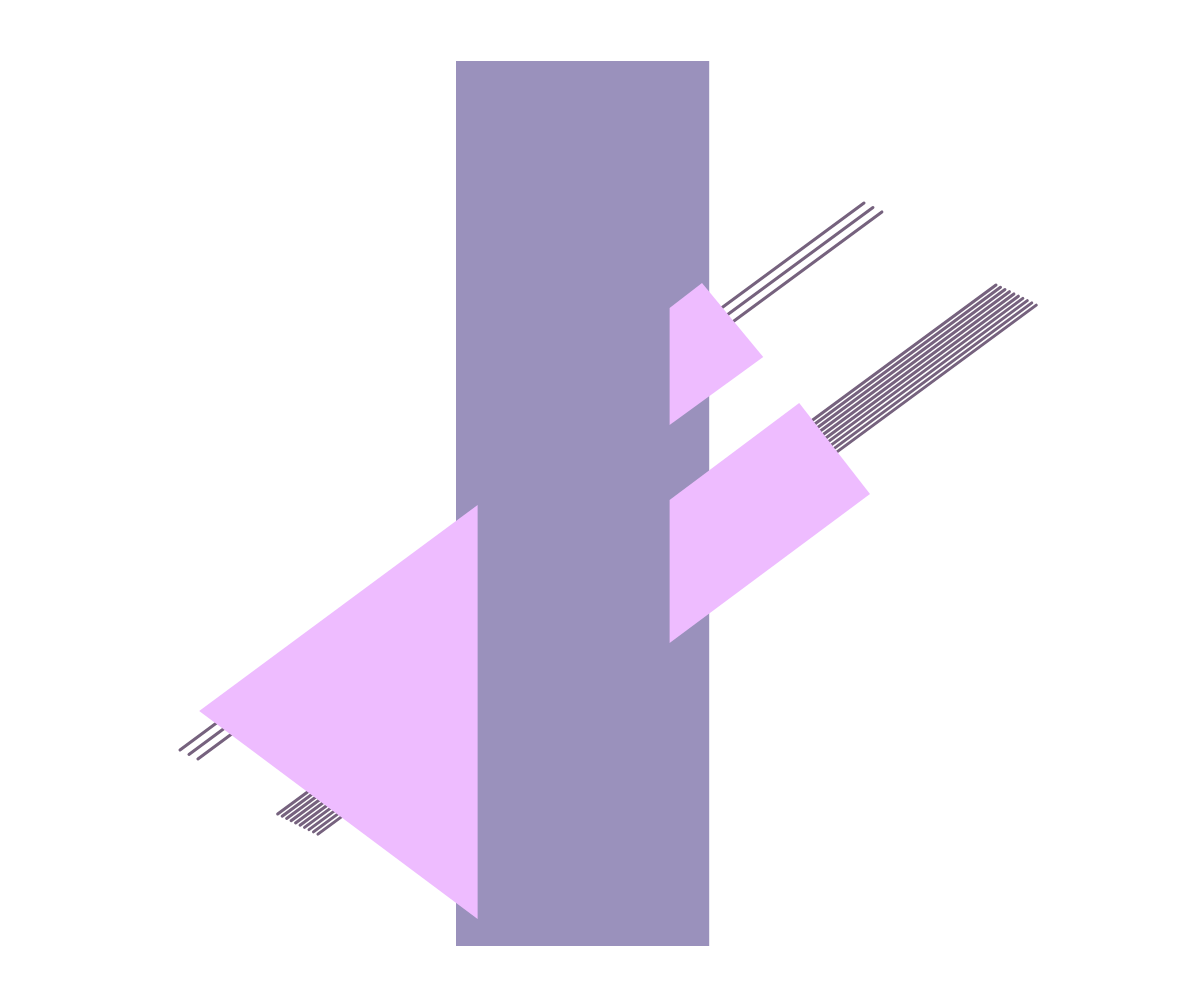
Frame 1 (no input)
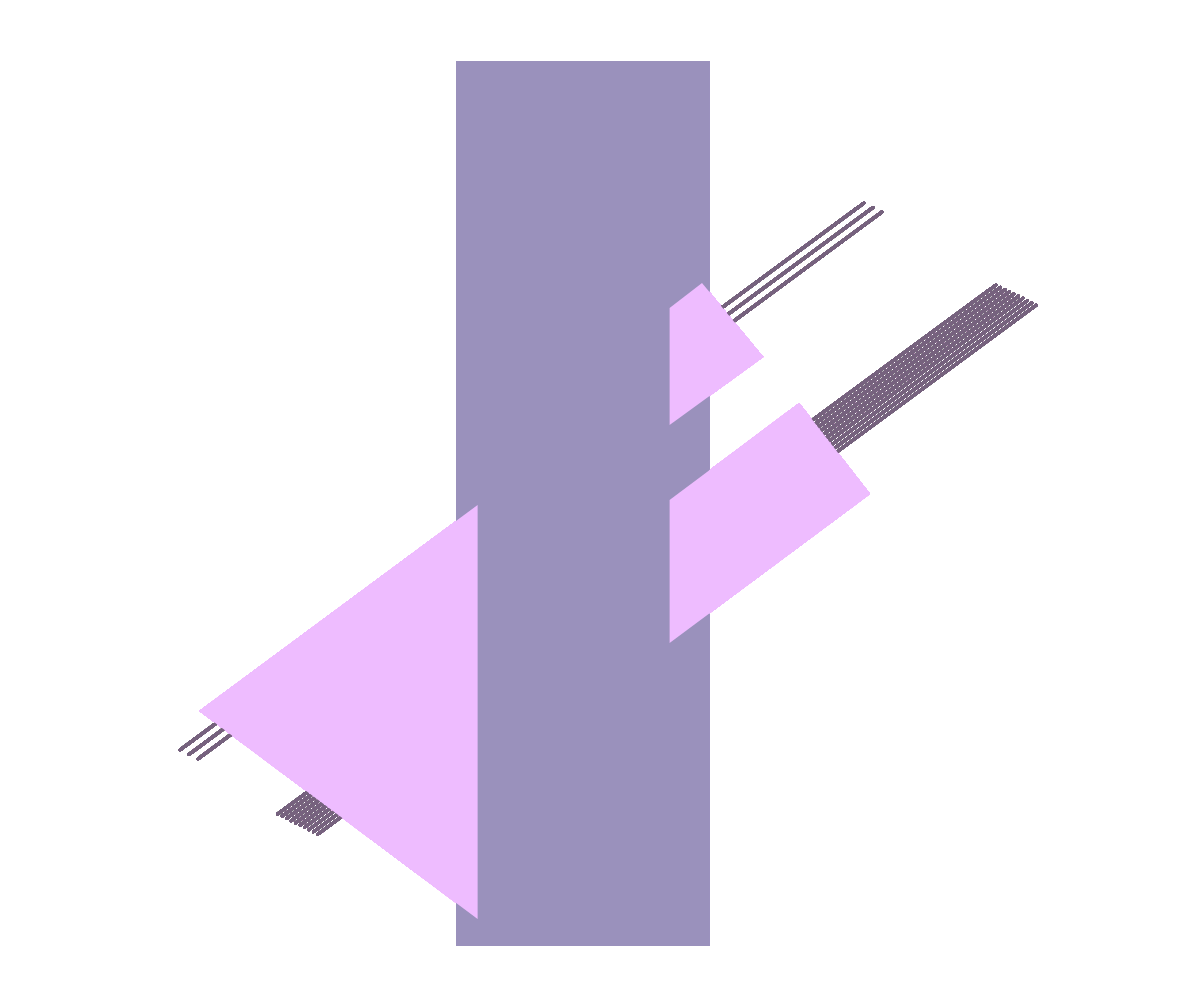
Frame 60 (no input)
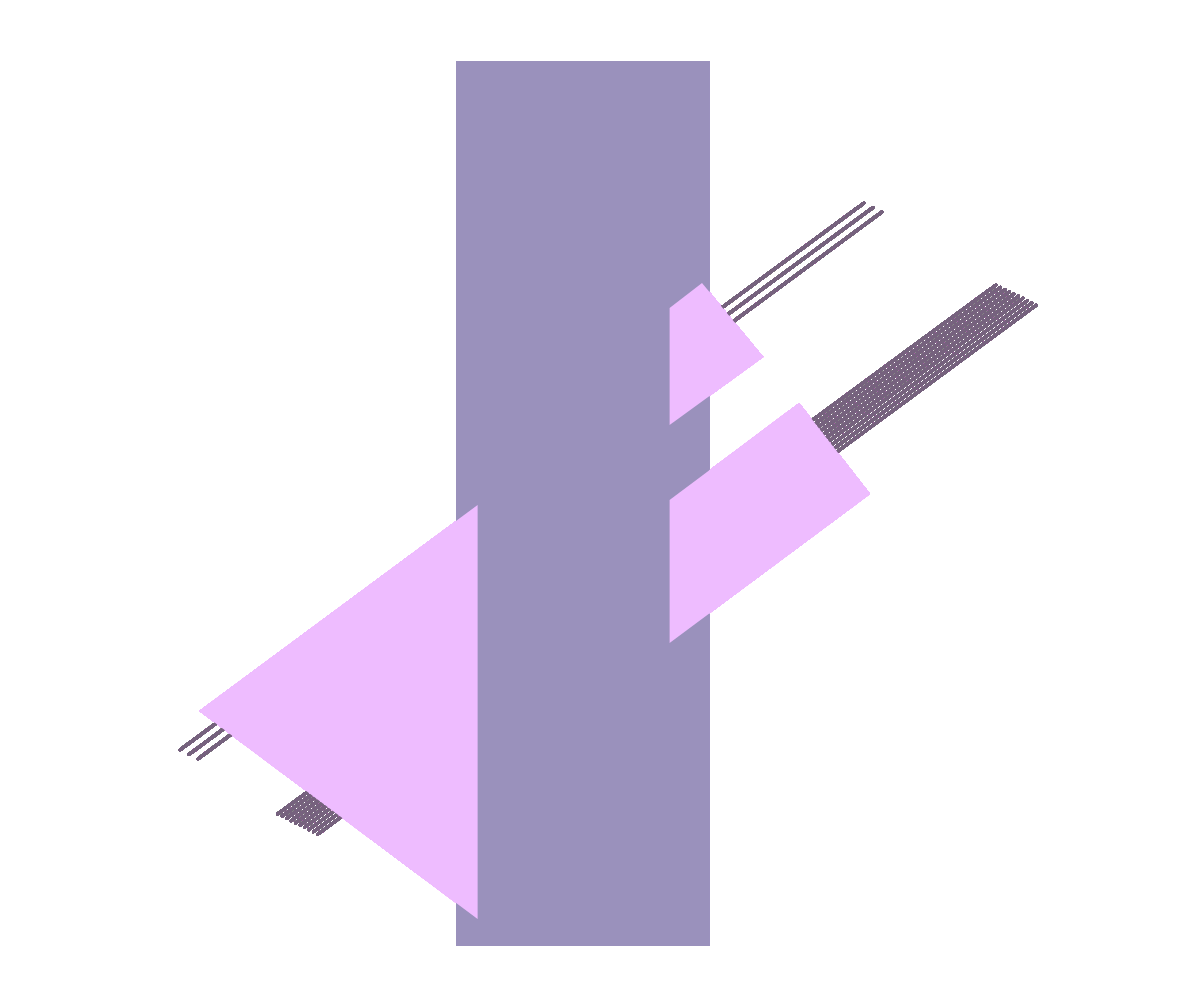
Frame 120 (the mouse pressed at the canvas centre since frame 60)

The p5.js sketch that drew these frames (run headless with seeded random() and noise() and a simulated clock; from frame 60 on, the mouse is pressed at the canvas centre):

// p5.js sketch
// ── sketch.js



//This class draws groups of lines using a class.
//In this class, the startX, startY, endX, endY, angle, numLines, color, space, strokeWeight
//are used as parameters.
class lineGroup {
  constructor(startX, startY, endX, endY, angle, numLines, color, space, strokeWeight) {
    this.startX = startX;
    this.startY = startY;
    this.endX = endX;
    this.endY = endY;
    this.angle = angle;
    this.numLines = numLines;
    this.color = color;
    this.lineSpacing = space; 
    this.strokeWeight = strokeWeight;
  }

  draw() {
    stroke(this.color);
    strokeWeight(this.strokeWeight);

 
    for (let i = 0; i < this.numLines; i++) {
      
      let offsetX = cos(this.angle) * this.lineSpacing * i;
      let offsetY = sin(this.angle) * this.lineSpacing * i;

      line(this.startX + offsetX, this.startY + offsetY, this.endX + offsetX, this.endY + offsetY);
    }
  }
}

//Storing the line groups into an array.
let groups = [];
let colorMiddle;
let colorTop;



function setup() {
  createCanvas(windowWidth, windowHeight);
  background(255);
  /*let baseLayerStartX=0.3*width;
  let baseLayerStartY=0.8*height;
  let baseLayerEndX=0.7*width;
  let baseLayerEndY=0.2*height;
  let baseLayerAngle=-radians(PI/3);


  groups.push(new lineGroup(baseLayerStartX, baseLayerStartY, baseLayerEndX, baseLayerEndY,baseLayerAngle, random(20), random(100,200),20,3));



  groups.push(new lineGroup(600, 50, 100, 400, radians(80), 13, color(200,200,0),1, 5));  
  */
  //groups.push(new lineGroup(100, 100, 400, 100, radians(0), 1, color(0),100, 5));   
  //groups.push(new lineGroup(200, 200, 500, 300, -radians(30), 15, color(0),20,1));   
  //groups.push(new lineGroup(150, 500, 450, 200, -radians(0), 20, color(150),10, 3));  

  drawLineGroups();
  colorMiddle = color(random(145,188), 145, 188);
  colorTop = color(random(188,255), 188, 255);

}


function draw() {

  //Drawing base layer.
  for (let group of groups) {
    group.draw();
  }

  drawMiddleLayer();

  drawTopLayer();



}

function drawLineGroups() {
  // Clear existing groups when resizing
  groups = [];
  
  let baseLayer1StartX = 0.15 * windowWidth;
  let baseLayer1StartY = 0.75 * windowHeight;
  let baseLayer1EndX = 0.544 * windowWidth;
  let baseLayer1EndY = 0.4 * windowHeight;
  let baseLayer1Angle = PI / 6.78;

  let baseLayer2StartX = 0.582 * windowWidth;
  let baseLayer2StartY = 0.325 * windowHeight;
  let baseLayer2EndX = 0.72 * windowWidth;
  let baseLayer2EndY = 0.203 * windowHeight;
  let baseLayer2Angle = PI / 6.78; 

  let baseLayer3StartX = 0.2314 * windowWidth;
  let baseLayer3StartY = 0.814 * windowHeight;
  let baseLayer3EndX = 0.83 * windowWidth;
  let baseLayer3EndY = 0.285 * windowHeight;
  let baseLayer3Angle = PI / 6.78; 


  let colorBase = color(random(98,126), 98, 126);




  groups.push(new lineGroup(baseLayer1StartX, baseLayer1StartY, baseLayer1EndX, baseLayer1EndY, baseLayer1Angle, 3, colorBase, 10, 3));
  groups.push(new lineGroup(baseLayer2StartX, baseLayer2StartY, baseLayer2EndX, baseLayer2EndY, baseLayer2Angle, 3, colorBase, 10, 3));
  groups.push(new lineGroup(baseLayer3StartX, baseLayer3StartY, baseLayer3EndX, baseLayer3EndY, baseLayer3Angle, 10, colorBase, 5, 3));
  //groups.push(new lineGroup(600, 50, 100, 400, radians(80), 13, color(200, 200, 0), 1, 5));

}

function drawMiddleLayer() {
  //Drawing rectangle as middle layer.
  let middleLayerX=0.38*windowWidth;
  let middleLayerY=0.061*windowHeight;
  let middleLayerWidth=0.211*windowWidth;
  let middleLayerHeight=0.885*windowHeight;
  //let colorMiddle = color(random(145,188), 145, 188);

  noStroke();
  fill(colorMiddle);
  rect(middleLayerX,middleLayerY,middleLayerWidth,middleLayerHeight);
}

function drawTopLayer(){
  //Drawing top layer.
  let topLayer1X1=0.398*windowWidth;
  let topLayer1X2=0.166*windowWidth;
  let topLayer1X3=0.398*windowWidth;
  let topLayer1Y1=0.505*windowHeight;
  let topLayer1Y2=0.711*windowHeight;
  let topLayer1Y3=0.919*windowHeight;

  fill(colorTop);
  triangle(topLayer1X1,topLayer1Y1,topLayer1X2,topLayer1Y2,topLayer1X3,topLayer1Y3);

  let topLayer2X1=0.558*windowWidth;
  let topLayer2X2=0.585*windowWidth;
  let topLayer2X3=0.558*windowWidth;
  let topLayer2X4=0.636*windowWidth;
  let topLayer2Y1=0.308*windowHeight;
  let topLayer2Y2=0.283*windowHeight;
  let topLayer2Y3=0.425*windowHeight;
  let topLayer2Y4=0.357*windowHeight;

  fill(colorTop);
  quad(topLayer2X1,topLayer2Y1,topLayer2X2,topLayer2Y2,topLayer2X4,topLayer2Y4,topLayer2X3,topLayer2Y3);

  let topLayer3X1=0.558*windowWidth;
  let topLayer3X2=0.558*windowWidth;
  let topLayer3X3=0.725*windowWidth;
  let topLayer3X4=0.666*windowWidth;
  let topLayer3Y1=0.5*windowHeight;
  let topLayer3Y2=0.643*windowHeight;
  let topLayer3Y3=0.494*windowHeight;
  let topLayer3Y4=0.403*windowHeight;

  fill(colorTop);
  quad(topLayer3X1,topLayer3Y1,topLayer3X2,topLayer3Y2,topLayer3X3,topLayer3Y3, topLayer3X4,topLayer3Y4);
}



function windowResized() {
  // Adjust canvas size and redraw the shape when the window is resized
  resizeCanvas(windowWidth, windowHeight);
  drawLineGroups();
  drawMiddleLayer();
}
